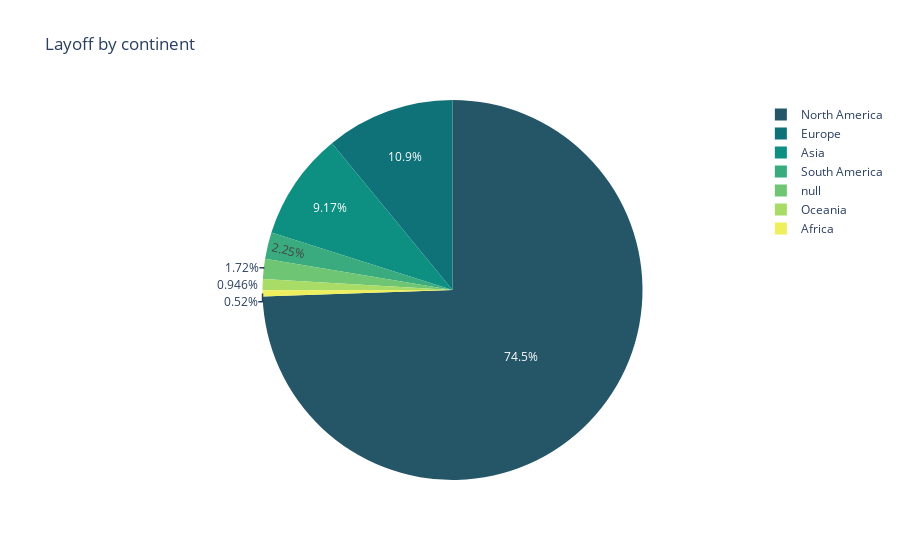

Here is the notebook cell this chart was saved with:
### Code cell
px.pie(geo_df,names='continent',values='Laid_Off_Count',
      color_discrete_sequence=px.colors.sequential.Aggrnyl,
       title='Layoff by continent')

### Figure 1 — Plotly figure (JSON) as saved in the notebook; plotly's stock layout.template omitted (floating-point values rounded to 4 significant figures; data arrays with more than 128 entries replaced by an {"elided": "..."} marker saying what was removed)
{"data": [{"domain": {"x": [0, 1], "y": [0, 1]}, "hovertemplate": "continent=%{label}<br>Laid_Off_Count=%{value}<extra></extra>", "labels": {"elided": "695 str values"}, "legendgroup": "", "name": "", "showlegend": true, "type": "pie", "values": {"elided": "695 int values"}}], "layout": {"legend": {"tracegroupgap": 0}, "piecolorway": ["rgb(36, 86, 104)", "rgb(15, 114, 121)", "rgb(13, 143, 129)", "rgb(57, 171, 126)", "rgb(110, 197, 116)", "rgb(169, 220, 103)", "rgb(237, 239, 93)"], "title": {"text": "Layoff by continent"}}}
